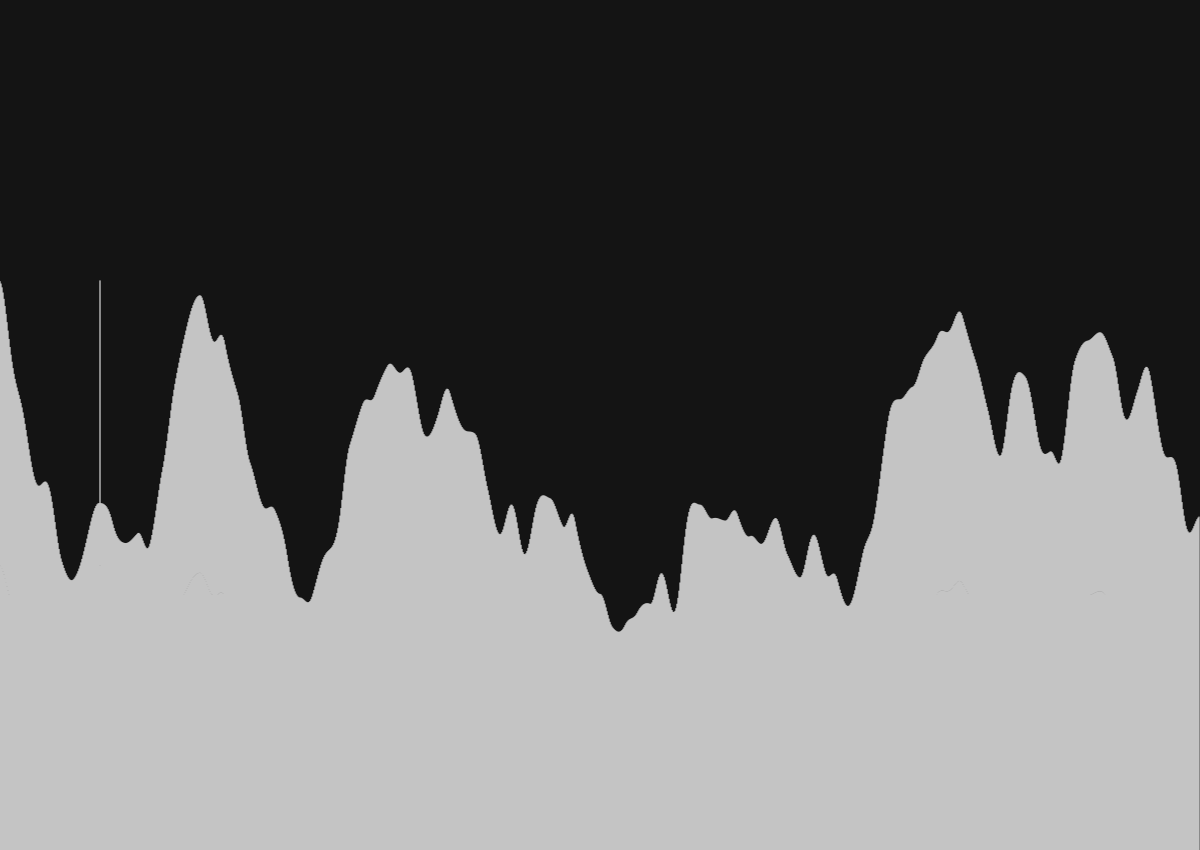
Frame 1 (no input)
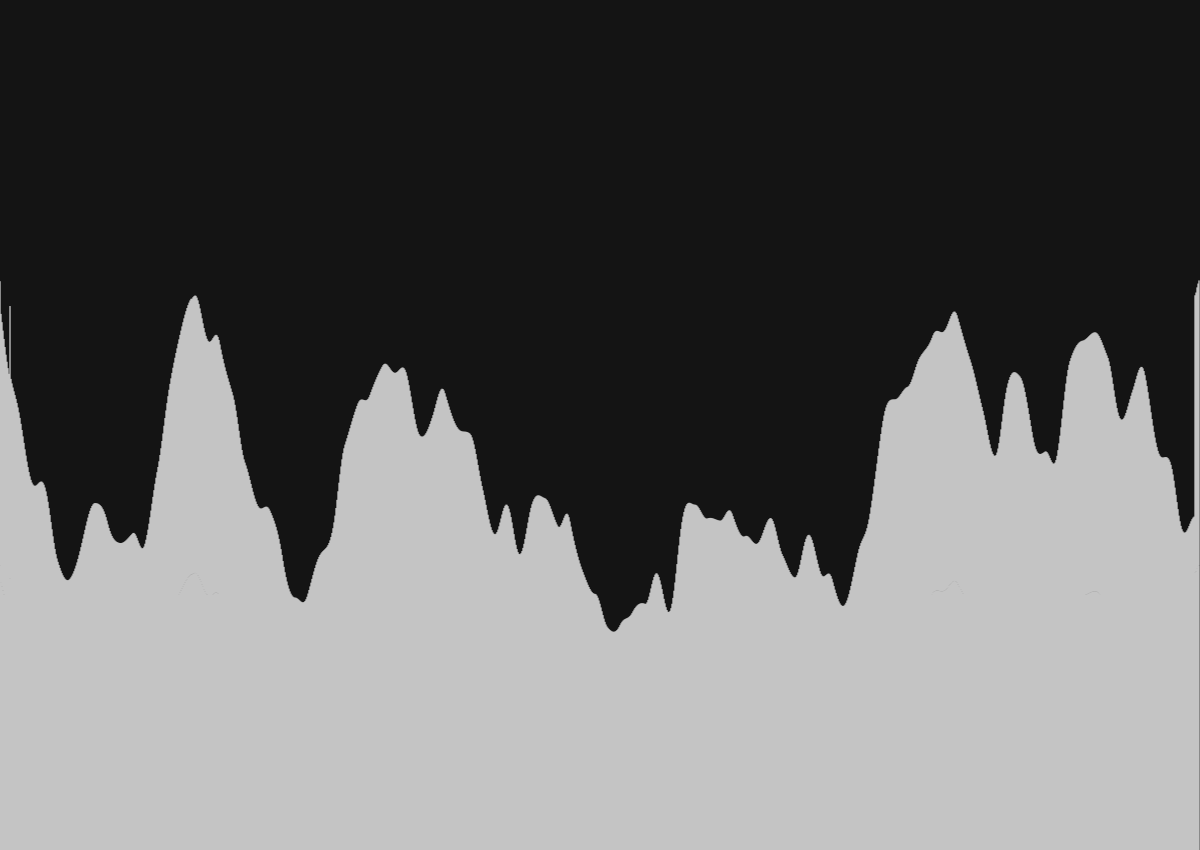
Frame 60 (no input)
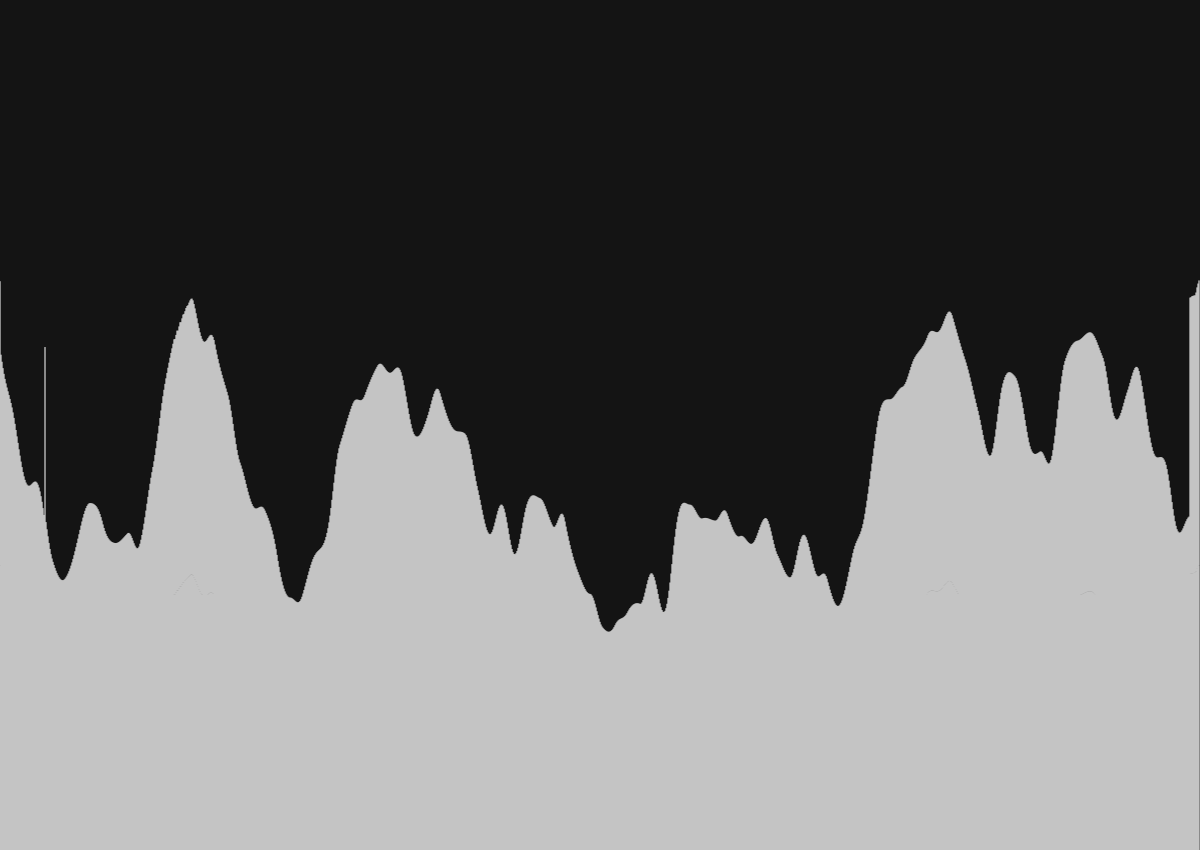
Frame 120 (the mouse pressed at the canvas centre since frame 60)

The p5.js sketch that drew these frames (run headless with seeded random() and noise() and a simulated clock; from frame 60 on, the mouse is pressed at the canvas centre):

// p5.js sketch
// ── sketch.js
// [1, 2, 3, 5, 4]

let way = 'noise';
let noiseBtn, randomBtn, lineBtn;
let speedSlider;

let values;
let i;
let j;
let a, b;
let number_of_iter = 100;
let num_btn = 0;

function setup() {
  values = [];
  i = 0;
  j = 0;
  
    if(num_btn < 1){
      createCanvas(windowWidth, windowHeight-150);
      lineBtn = createButton('Uniform Lines');
      noiseBtn = createButton('Perlin Noise Lines');
      randomBtn = createButton('Random Lines');
      speedSlider = createSlider(0, 1000, 100, 1);
      num_btn++;
  }
  
  for (let x = 0; x < width; x++) {
    if(way === 'noise'){
    values.push(noise(x/100.0)*height);
    } else if(way === 'random'){
    values.push(random(height))
    }
  }
  if(way === 'line'){
    for(let x = 0; values.length < width; x += height/width){
      values.push(x);
      values = shuffle(values);
    }
  }
  
  
  lineBtn.mousePressed(() => {
    way='line';
    setup();
  });
  
  noiseBtn.mousePressed(() => {
    way='noise';
    setup();
  });
  
  randomBtn.mousePressed(() => {
    way='random';
    setup();
  });
  
}
function draw() {
  background(20);
  
  number_of_iter = speedSlider.value();
  
  for(let n = 0; n < number_of_iter; n++){
  if(i <= (values.length - j - 1)){
    a = values[i];
    b = values[i + 1]
    if (a > b) {
        [values[i], values[i + 1]] = [values[i + 1], values[i]]
      }
  } else{
    i = 0;
    j++
  }
  i++;
  }
  
  for (let i = 0; i < width; i++) {
    stroke(255);
    if(j > values.length){
      stroke(3, 252, 136);
    }
    // if(values[i] === a){
    //   stroke(255, 0, 0);
    // }
    // else if(values[i] === b){
    //   stroke(0, 255, 0)
    // }
    line(i, height, i, height - values[i])
  }
}
// ── style.css
html, body {
  margin: 0;
  padding: 0;
  background: rgb(51, 51, 51);
}
canvas {
  display: block;
}
button{
  margin: 1em;
  background: none;
  border: 2px solid rgb(255, 255, 255);
  color: white;
  padding: 1em 1.5em;
  font-size: 1em;
  transition: 0.3s;
  font-weight: 800;
}
button:hover{
  background: #fff;
  color: rgb(50, 50, 50);
  transition: 0.3s;
}

input{
  margin-left: 1em;
}
